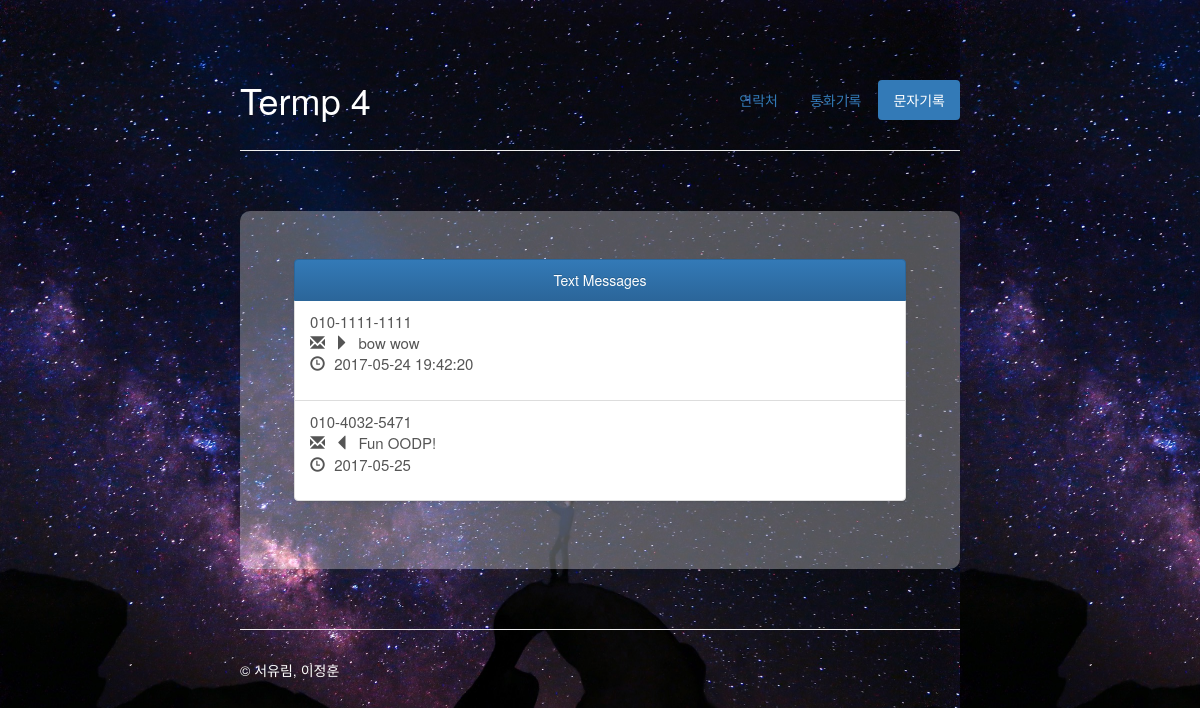
The page /sms_hist on the database its author committed.
### tables this page shows
CREATE TABLE sms (
time text, phone text, status integer, content text);

### web_sever.py (the view)
@app.route('/sms_hist')
def sms_hist():
	return render_template('sms_hist.html', sms=getMsg())

### sql_conn3.py (called while the page is built)
def getConnection():
    return sqlite3.connect('addressbook.db')

def getMsg():
    conn = getConnection()
    curs = conn.cursor()
    sql = "select * from sms"
    curs.execute(sql)
    row = curs.fetchall()
    conn.close()
    return row

### templates/sms_hist.html
{% extends "history.html" %}
{% block body %}
<div class="masthead">
    <ul class="nav nav-pills pull-right">
        <li><a href="{{ url_for('main')}}">연락처</a></li>
        <li><a href="{{ url_for('call_hist')}}">통화기록</a></li>
        <li class="active"><a href="{{ url_for('sms_hist')}}">문자기록</a></li>
    </ul>
    <h1 class="muted" style= "color : #ffffff">Termp 4</h3>
</div>
<hr>
<div class="jumbotron">
    <div class="bs-example">
        <div class="list-group">
            <a href = "#" class = "list-group-item active">
               Text Messages
           </a>
            {% for s in sms %}
            <a href = "#" class = "list-group-item">
                <p style="font-size : 15px; text-align:left">
                    {{ s[1] }} <br>
                    {% if s[2] == 0 %}
                    <span class="glyphicon glyphicon-envelope" aria-hidden="true"></span>
                    <span class="glyphicon glyphicon-triangle-right" aria-hidden="true"></span>
                    {% endif %}
                    {% if s[2] == 1 %}
                    <span class="glyphicon glyphicon-envelope" aria-hidden="true"></span>
                    <span class="glyphicon glyphicon-triangle-left" aria-hidden="true"></span>
                    {% endif %}
                    {{ s[3] }} <br>
                    <span class="glyphicon glyphicon-time" aria-hidden="true"></span>
                    {{ s[0] }}
                </p>
            </a>
            {% endfor %}
        </div>
    </div>
</div>
{% endblock %}

### static/css/main.css (style rules this page uses)
html { padding: 0px; }
body { height: 100%; opacity : 1; padding-top: 60px; background-image: url('../img/bak.jpeg'); background-size: 80% 70%; background-color: rgba( 255, 255, 255, 0.0 ); }
.container-narrow > hr { margin: 30px 0; }
.jumbotron { background-color: rgba( 255, 255, 255, 0.3 ); margin: 60px 0; text-align: center; border-style: solid 10px; border-radius: 10px 10px }
.glyphicon { margin-right:5px; }

### static/css/history.css (style rules this page uses)
.bs-example { width: 85%; margin:0 auto; }

### rows shown on the page
sms: phone "010-1111-1111", status 0 (drawn), content "bow wow", time "2017-05-24 19:42:20"
sms: phone "010-4032-5471", status 1 (drawn), content "Fun OODP!", time "2017-05-25"
